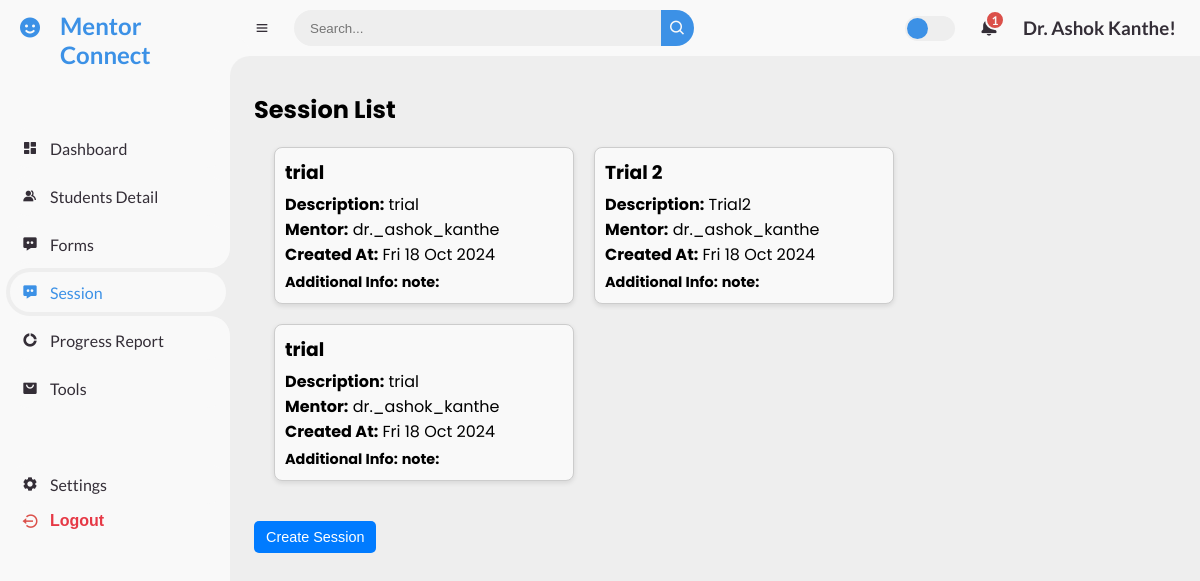
The app's page /sessions/ (signed in), older data.
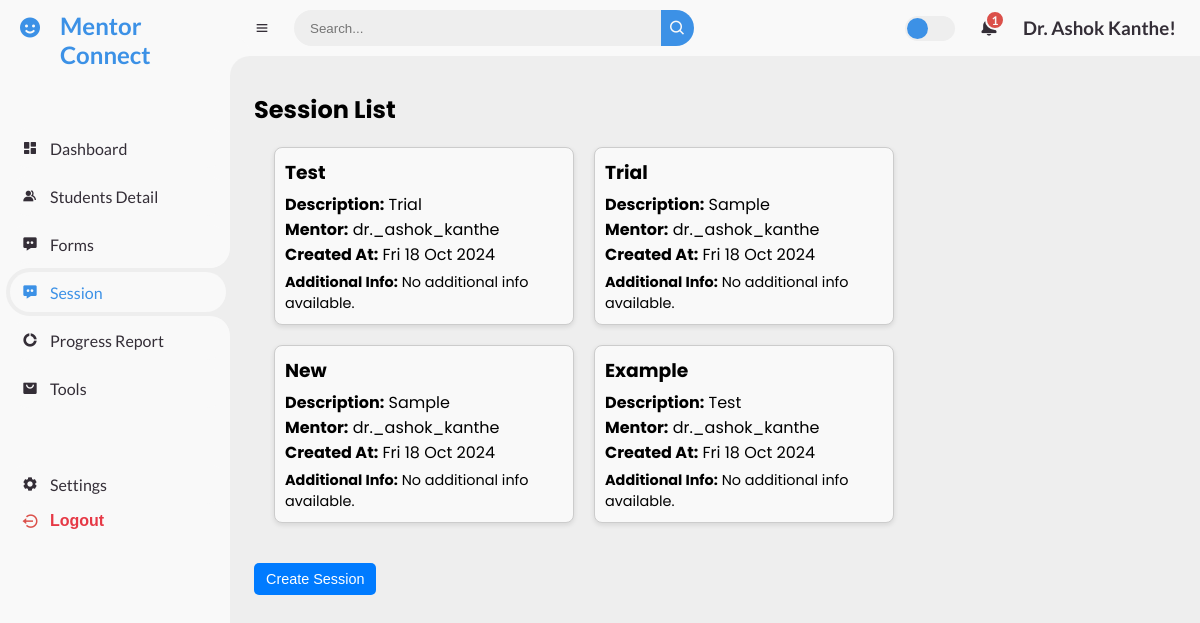
The same page, newer data.
### mentor/models.py (models this page shows, shortened)
class Session(models.Model):
    student = models.ForeignKey('MentorshipData', on_delete=models.CASCADE)
    title = models.CharField(max_length=200)
    description = models.TextField()
    mentor = models.ForeignKey(User, on_delete=models.CASCADE, related_name="sessions")
    created_at = models.DateTimeField(auto_now_add=True)
    updated_at = models.DateTimeField(auto_now=True)
    additional_info = models.JSONField(default=dict)
    objects = DynamicFieldsManager()
    def __init__(self, *args, **kwargs):
        super().__init__(*args, **kwargs)
        for key, value in self.additional_info.items():
            setattr(self, key, value)
    class Meta:
        indexes = [
            models.Index(fields=['mentor']),
            models.Index(fields=['created_at']),
        ]

### mentor/views.py (the view)
# urls.py: path('sessions/', views.session_list, name='session_list'),
@login_required
def session_list(request):
    mentor = request.user
    sessions = Session.objects.filter(mentor=request.user)
    username = mentor.username
    readable_name = username.replace('_', ' ').title()
    students = MentorshipData.objects.filter(faculty_mentor=readable_name)
    return render(request, 'session_list.html', {'sessions': sessions, 'students': students,})

### mentor/templatetags/username_filters.py (called while the page is built)
@register.filter
def readable_username(value):
    return value.replace('_', ' ').title()

### templates/session_list.html (shortened to what this page needs)
{% extends 'base.html' %}
{% block content %}
<h2>Session List</h2>
<div class="session-container">
    {% for session in sessions %}
        <div class="session-card">
            <h3>{{ session.title }}</h3>
            <p><strong>Description:</strong> {{ session.description }}</p>
            <p><strong>Mentor:</strong> {{ session.mentor.username }}</p>
            <p><strong>Created At:</strong> {{ session.created_at|date:"D d M Y" }}</p>
            <div class="additional-info">
                <strong>Additional Info:</strong>
                {% if session.additional_info %}
                    {% for key, value in session.additional_info.items %}
                        <strong>{{ key }}:</strong> {{ value }}<br>
                    {% endfor %}
                {% else %}
                    <span>No additional info available.</span>
                {% endif %}
            </div>
        </div>
    {% empty %}
        <div class="no-sessions">No sessions available.</div>
    {% endfor %}
</div>
<button id="create-session-btn" class="btn" style="margin-top: 20px;">Create Session</button>
{% endblock %}

Row changes from the older to the newer data that the page shows:
removed Session: title "trial", description "trial", mentor.username "dr._ashok_kanthe", created_at "Fri 18 Oct 2024", additional_info "note"
removed Session: title "trial", description "trial", mentor.username "dr._ashok_kanthe", created_at "Fri 18 Oct 2024", additional_info "note"
added Session: title "Test", description "Trial", mentor.username "dr._ashok_kanthe", created_at "Fri 18 Oct 2024", additional_info "No additional info available."
changed Session (number 2 of 4 on the later page): title "Trial 2" → "Trial"; description "Trial2" → "Sample"; now shows "No additional info available."
added Session: title "New", description "Sample", mentor.username "dr._ashok_kanthe", created_at "Fri 18 Oct 2024", additional_info "No additional info available."
added Session: title "Example", description "Test", mentor.username "dr._ashok_kanthe", created_at "Fri 18 Oct 2024", additional_info "No additional info available."
Text that changed along with them:
list line gone: "note :"
